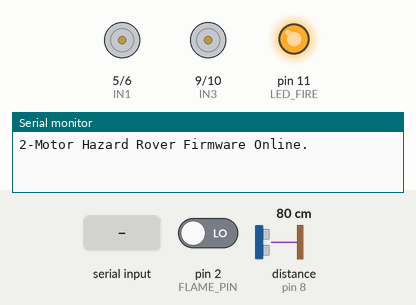
This sketch was run on a simulated Arduino Uno, built with avr-gcc and run on an emulated ATmega328P. Shown: motor-driver pin pairs drawn as motors (green arrow = first pin HIGH = forward, orange = second pin HIGH = backward, longer = more drive), output pins drawn as LEDs (lit = HIGH), the last lines printed to the serial monitor. Wiring (inferred from the names in the program): ultrasonic range finder: trigger pin 7; echo pin 8. Inputs (shaded band) come from the test bench; at power-on: pin 2 (FLAME_PIN) LOW, distance to the obstacle (sensor on pin 8) 80 cm. The echo pulse lasts 58.3 µs per cm; pins used as bus, display or sensor lines are not drawn.

Above: at 1.2 s.
1.3 s: pin 2 (FLAME_PIN) driven HIGH
At 1.8 s:
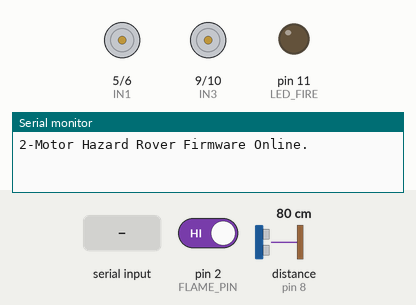
2.8 s: "F" received over the second serial link
At 4.0 s:
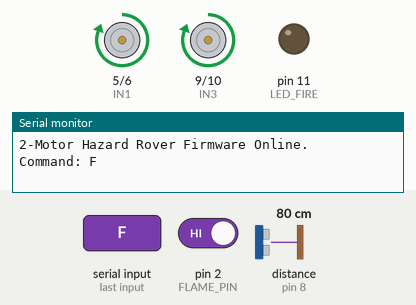
4.3 s: "B" received over the second serial link
At 5.5 s:
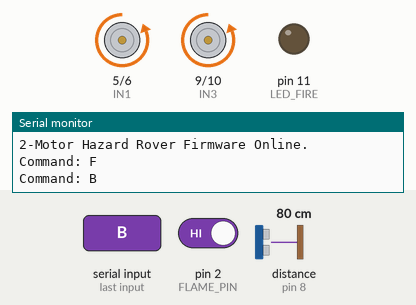
5.8 s: "L" received over the second serial link
At 6.7 s:
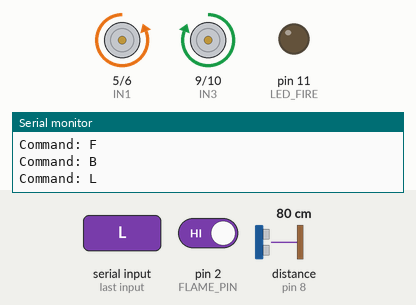
7.3 s: "R" received over the second serial link
At 7.9 s:
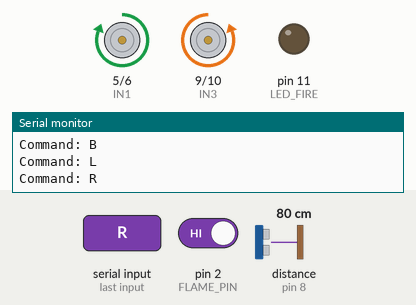
8.8 s: pin 2 (FLAME_PIN) driven LOW
At 9.5 s:
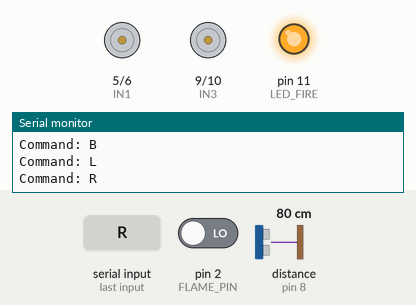
Timing chart, 0 to 11.3 s (numbered marks = the images above; inputs shaded):
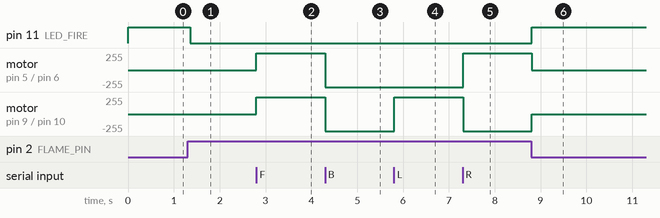

The sketch:

hazard_rover.ino
```cpp
#include <SoftwareSerial.h>

// --- Bluetooth Pins ---
// HC-05 TXD -> Pin D3, HC-05 RXD -> Pin D4
SoftwareSerial BTSerial(3, 4);

// --- 2-Motor Driver Pins ---
const int IN1 = 5;  // Left Motor Forward
const int IN2 = 6;  // Left Motor Reverse
const int IN3 = 9;  // Right Motor Forward
const int IN4 = 10; // Right Motor Reverse

// --- Ultrasonic Sensor Pins ---
const int TRIG_PIN = 7;
const int ECHO_PIN = 8;

// --- Flame Sensor & Indicator ---
const int FLAME_PIN = 2;  // Digital output from flame module
const int LED_FIRE = 11;  // Flame warning LED

// --- Safety Thresholds ---
const int OBSTACLE_DISTANCE_CM = 20;

// Runtime variables
char currentCommand = 'S';
unsigned long lastPingTime = 0;
float currentDistance = 100.0;

// --- 2-Wheel Differential Drive Primitives ---
void stopMotors() {
  digitalWrite(IN1, LOW);
  digitalWrite(IN2, LOW);
  digitalWrite(IN3, LOW);
  digitalWrite(IN4, LOW);
}

void moveForward() {
  digitalWrite(IN1, HIGH);
  digitalWrite(IN2, LOW);
  digitalWrite(IN3, HIGH);
  digitalWrite(IN4, LOW);
}

void moveBackward() {
  digitalWrite(IN1, LOW);
  digitalWrite(IN2, HIGH);
  digitalWrite(IN3, LOW);
  digitalWrite(IN4, HIGH);
}

void turnLeft() {
  digitalWrite(IN1, LOW);
  digitalWrite(IN2, HIGH);
  digitalWrite(IN3, HIGH);
  digitalWrite(IN4, LOW);
}

void turnRight() {
  digitalWrite(IN1, HIGH);
  digitalWrite(IN2, LOW);
  digitalWrite(IN3, LOW);
  digitalWrite(IN4, HIGH);
}

// Ultrasonic measurement helper
float getDistanceCm() {
  digitalWrite(TRIG_PIN, LOW);
  delayMicroseconds(2);
  digitalWrite(TRIG_PIN, HIGH);
  delayMicroseconds(10);
  digitalWrite(TRIG_PIN, LOW);

  long duration = pulseIn(ECHO_PIN, HIGH, 25000);

  if (duration == 0) return 999.0;

  return (duration * 0.0343) / 2.0;
}

void setup() {
  pinMode(IN1, OUTPUT);
  pinMode(IN2, OUTPUT);
  pinMode(IN3, OUTPUT);
  pinMode(IN4, OUTPUT);

  pinMode(LED_FIRE, OUTPUT);
  pinMode(FLAME_PIN, INPUT);
  pinMode(TRIG_PIN, OUTPUT);
  pinMode(ECHO_PIN, INPUT);

  stopMotors();
  digitalWrite(LED_FIRE, LOW);

  Serial.begin(9600);
  BTSerial.begin(9600);

  Serial.println("2-Motor Hazard Rover Firmware Online.");
}

void loop() {
  // 1. Read Flame Status (Active LOW)
  bool fireDetected = (digitalRead(FLAME_PIN) == LOW);

  // 2. Measure Ultrasonic Distance every 60ms
  if (millis() - lastPingTime >= 60) {
    lastPingTime = millis();
    currentDistance = getDistanceCm();
  }

  // 3. Receive Bluetooth Commands
  if (BTSerial.available() > 0) {
    currentCommand = BTSerial.read();
    Serial.print("Command: ");
    Serial.println(currentCommand);
  }

  // Priority 1: Fire Hazard Cutoff
  if (fireDetected) {
    stopMotors();
    digitalWrite(LED_FIRE, HIGH);
    currentCommand = 'S';
    BTSerial.println("ALERT: FIRE DETECTED! Motors Halted.");
    delay(40);
    return;
  } else {
    digitalWrite(LED_FIRE, LOW);
  }

  // Priority 2: Collision Detection
  bool obstacleAhead =
      (currentDistance > 0 &&
       currentDistance <= OBSTACLE_DISTANCE_CM);

  // Priority 3: Steering Execution
  switch (currentCommand) {
    case 'F':
    case 'f':
      if (obstacleAhead) {
        stopMotors();
        BTSerial.println("BLOCKED: Obstacle Ahead!");
      } else {
        moveForward();
      }
      break;

    case 'B':
    case 'b':
      moveBackward();
      break;

    case 'L':
    case 'l':
      turnLeft();
      break;

    case 'R':
    case 'r':
      turnRight();
      break;

    case 'S':
    case 's':
    default:
      stopMotors();
      break;
  }

  delay(20);
}
```

Measured:
- after the input at 1.3 s, pin 11 (LED_FIRE): HIGH → LOW after 0.06 s
- after the input at 2.8 s, motor on pin 5 (IN1) / pin 6 (IN2), motor on pin 9 (IN3) / pin 10 (IN4): stopped → forward 255/255 at once
- after the input at 4.3 s, motor on pin 5 (IN1) / pin 6 (IN2), motor on pin 9 (IN3) / pin 10 (IN4): forward 255/255 → backward 255/255 at once
- after the input at 5.8 s, motor on pin 9 (IN3) / pin 10 (IN4): backward 255/255 → forward 255/255 at once
- after the input at 7.3 s, motor on pin 5 (IN1) / pin 6 (IN2): backward 255/255 → forward 255/255 at once; motor on pin 9 (IN3) / pin 10 (IN4): forward 255/255 → backward 255/255 at once
- after the input at 8.8 s, pin 11 (LED_FIRE): LOW → HIGH at once; motor on pin 5 (IN1) / pin 6 (IN2): forward 255/255 → stopped at once; motor on pin 9 (IN3) / pin 10 (IN4): backward 255/255 → stopped at once
